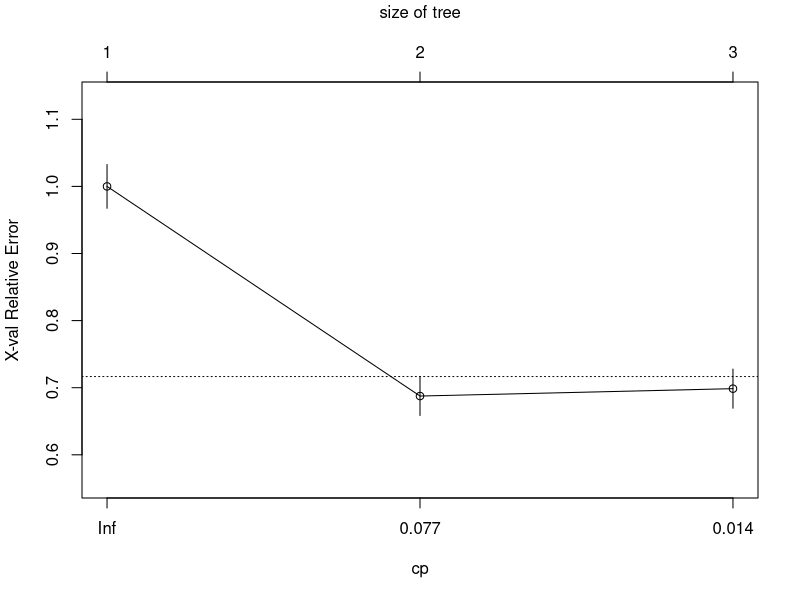
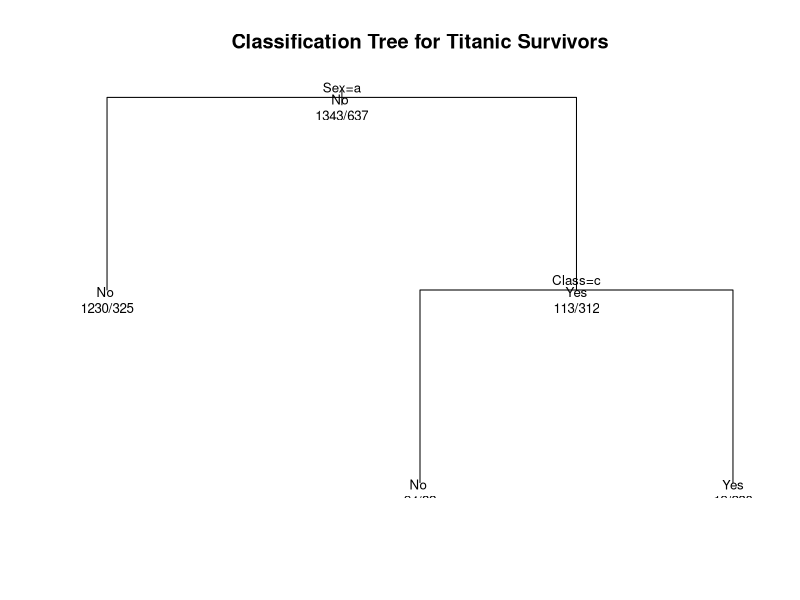

The R source for these figures, in order:
## Load required libraries
library(dplyr)
library(rpart)

## Load titanic data to a data frame
titanic_data <- data.frame(Titanic)

## Expand the data to the proper rows
titanic_tree <- titanic_data[1,] %>% slice(rep(1:n(), each = Freq))

for (rows in 1:nrow(titanic_data)) {
    append <- titanic_data[rows,] %>% slice(rep(1:n(), each = Freq))
    titanic_tree <- rbind(titanic_tree, append)
    }

## Remove the frequency column
titanic_tree <- titanic_tree[-5]

## Setup some categorical variables
titanic_tree$Class_1st <- ifelse(titanic_tree$Class == "1st", 1, 0)
titanic_tree$Class_2nd <- ifelse(titanic_tree$Class == "2nd", 1, 0)
titanic_tree$Class_3rd <- ifelse(titanic_tree$Class == "3rd", 1, 0)
titanic_tree$Sex_Numeric <- ifelse(titanic_tree$Sex == "Male", 1, 0)
titanic_tree$Age_Numeric <- ifelse(titanic_tree$Age == "Adult", 1, 0)
titanic_tree$Survived_Numeric <- ifelse(titanic_tree$Survived == "No", 1, 0)

## 90% of the sample size
smp_size <- floor(0.90 * nrow(titanic_tree))

## Set the seed to make your partition reproductible
set.seed(123)
train_ind <- sample(seq_len(nrow(titanic_tree)), size = smp_size)

train <- titanic_tree[train_ind, ]
test <- titanic_tree[-train_ind, ]

## Begin the decision tree portion ##
## fit_tree the decision tree
fit_tree <- rpart(Survived ~ Class + Sex + Age, method="class", data = train)

## Display the results
printcp(fit_tree)

## Visualize cross-validation results
plotcp(fit_tree)

## Detailed summary of splits
summary(fit_tree) 

## Plot tree 
plot(fit_tree, uniform=TRUE, 
     main = "Classification Tree for Titanic Survivors")
text(fit_tree, use.n=TRUE, all=TRUE, cex=.8)

## Create attractive postscript plot of tree 
# post(fit_tree, file = "~/Desktop/test.ps", 
#      title = "Classification Tree for Titanic Survivors")

## Test Data Prediction
prediction_tree <- predict(fit_tree, newdata = test)

## Bring into test data frame
test <- cbind(test, prediction_tree)
## End the decision tree portion ##

## Begin the logistic regresssion portion ##
## Fit the logistic regression of p(Not Surviving)
fit_log <- glm(Survived_Numeric ~ Class_1st + Class_2nd + Class_3rd + Sex_Numeric + Age_Numeric , data = train, family = binomial(link = "logit"))

## Fit the logistic regression of p(Surviving)
fit_log_2 <- glm((1-Survived_Numeric) ~ Class_1st + Class_2nd + Class_3rd + Sex_Numeric + Age_Numeric , data = train, family = binomial(link = "logit"))

## Summarize the model
summary(fit_log)
summary(fit_log_2)

## Test Data Prediction
not_surviving_logit <- predict.glm(fit_log, newdata = test)
surviving_logit <- predict.glm(fit_log_2, newdata = test)

## Bring into test data frame
test <- cbind(test, not_surviving_logit)
test <- cbind(test, surviving_logit)

## Calculate p(Not Surviving)
test$p_not_surviving_1 <- exp(test$not_surviving_logit) / (1 + exp(test$not_surviving_logit))
test$p_surviving_1 <- 1 / (1 + exp(test$not_surviving_logit))

## Calculate p(Surviving)
test$p_not_surviving_2 <- exp(test$surviving_logit) / (1 + exp(test$surviving_logit))
test$p_surviving_2 <- 1 / (1 + exp(test$surviving_logit))

## Sanity Check
test$sanity_check_1 <- test$p_not_surviving_1 + test$p_surviving_1
test$sanity_check_2 <- test$p_not_surviving_2 + test$p_surviving_2

## End the logistic regresssion portion ##